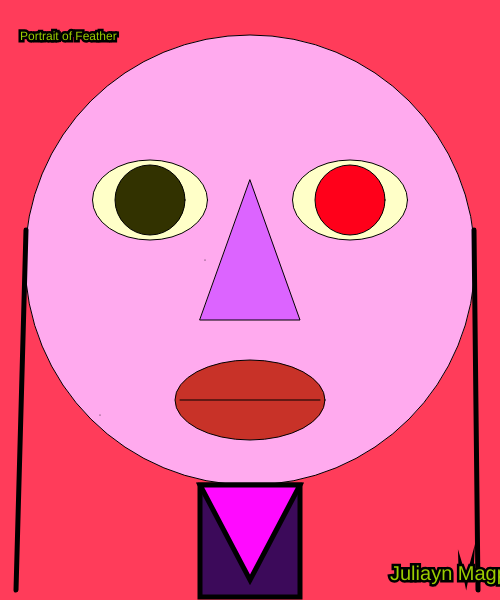
Frame 1 (no input)
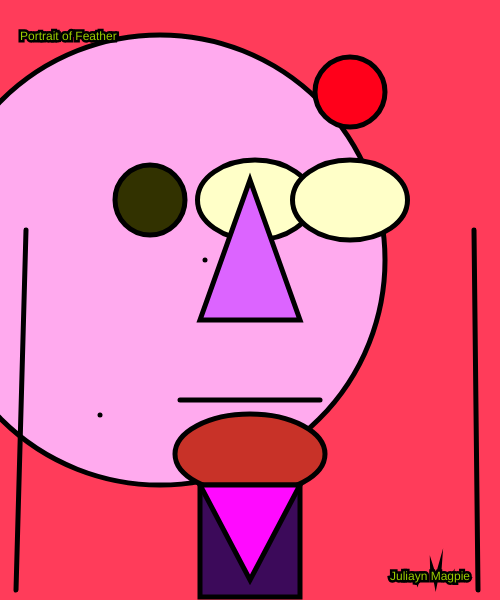
Frame 60 (no input)
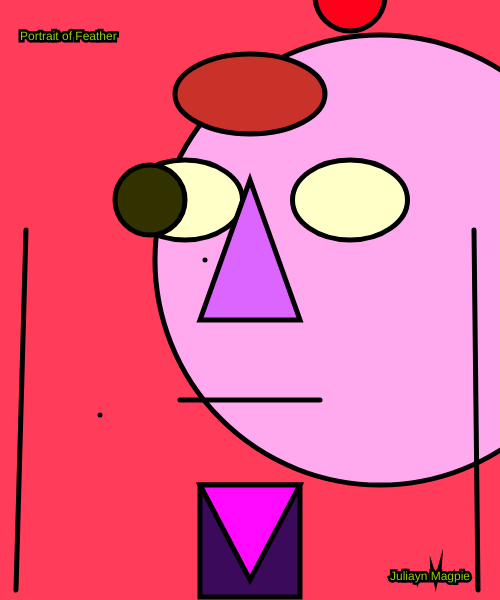
Frame 120 (the mouse pressed at the canvas centre since frame 60)

The p5.js sketch that drew these frames (run headless with seeded random() and noise() and a simulated clock; from frame 60 on, the mouse is pressed at the canvas centre):

// p5.js sketch
// ── sketch.js
var headX = 250;
var headY = 260;
var headDirection = 10;

var lefteyeX = 150;
var lefteyeY = 200;
var lefteyeDirection = 5;

var righteyeX = 350;
var righteyeY = 200;
var righteyeDirection = 5;

var lipsX = 250;
var lipsY = 400;
var lipsDirection = 6;

var rightpupilX = 350;
var rightpupilY = 200;
var rightpupilDirection = 12;

var header = 20;
var count = 40;
var headerDirection = 1;

function setup()
{
createCanvas(500, 600);
}
function draw()
{
background(290, 60, 90);

//head
fill('#fae');
circle(headX,headY,450);
headX+=headDirection;
if(headX >= 500 || headX <= 90)
{
    headDirection *= -1;
}


//left eye
fill(500, 520, 200)
ellipse(lefteyeX,lefteyeY,115, 80);
lefteyeX+=lefteyeDirection;
if(lefteyeX >= 350 || lefteyeX <= 70)
{
    lefteyeDirection *= -1;
}

//right eye
fill(500, 520, 200)
ellipse(350, 200, 115, 80)

//right pupil
fill('rgb(100%, 0%, 10%)');
circle(rightpupilX,rightpupilY, 70);
rightpupilY += rightpupilDirection;
if(rightpupilY <= 0 || rightpupilY >= 400 )
{
  rightpupilDirection *= -1;
}

//left pupil
fill(50, 50, 0)
circle(150,200, 70)

// top-right.
point(205, 260);

// bottem-left.
point(100, 415);

//nose
fill(220, 100, 300)
triangle(250, 180, 300, 320, 200, 320);

//lips
fill(200, 50, 40)
ellipse(lipsX,lipsY,150, 80);
lipsY += lipsDirection;
if(lipsY <= 0 || lipsY >= 600 )
{
    lipsDirection *= -1;
}

line(180, 400, 320, 400);

stroke('black');
  strokeWeight(5);

  //hair
line(16, 590, 26, 230);
line(478, 590, 474, 230);

//body
fill(60, 10, 90)
rect(200, 485, 100, 112);

//shirt
fill(500, 10, 400)
triangle(250, 580, 300, 485, 200, 485);

//header
fill(155, 204, 0)
text('Portrait of Feather', 20, 40);
textSize(header);
  header+= headerDirection;
    count++;
    if(count > 40)
    {
      headerDirection *=-1;
        count = 1;
    }

//signature
fill(155, 204, 0)
text('Juliayn Magpie', 390, 580);

}

// ── main.html
<html>
    <head>
        <title>first p5.js page yay</title>
        <script src="https://cdnjs.cloudflare.com/ajax/libs/p5.js/1.1.9/p5.min.js"></script>
        <script src="sketch.js"> </script> 
    </head>
    <body>
    </body>
</html>
